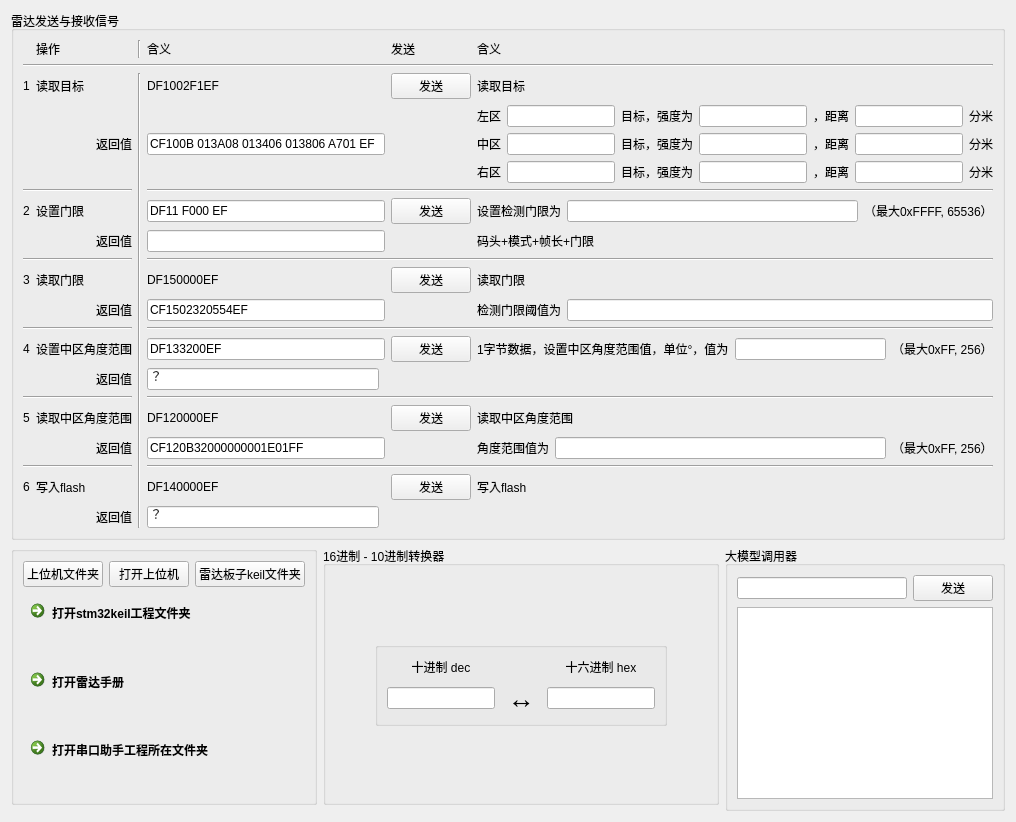
      <widget class="QWidget" name="tab_5">
       <attribute name="title">
        <string>针对雷达的扩展功能</string>
       </attribute>
       <layout class="QGridLayout" name="gridLayout_4">
        <item row="1" column="1">
         <widget class="QGroupBox" name="groupBox_6">
          <property name="title">
           <string>16进制 - 10进制转换器</string>
          </property>
          <layout class="QGridLayout" name="gridLayout_11">
           <item row="0" column="1">
            <spacer name="verticalSpacer_4">
             <property name="orientation">
              <enum>Qt::Vertical</enum>
             </property>
             <property name="sizeHint" stdset="0">
              <size>
               <width>20</width>
               <height>25</height>
              </size>
             </property>
            </spacer>
           </item>
           <item row="1" column="0">
            <spacer name="horizontalSpacer_4">
             <property name="orientation">
              <enum>Qt::Horizontal</enum>
             </property>
             <property name="sizeHint" stdset="0">
              <size>
               <width>40</width>
               <height>20</height>
              </size>
             </property>
            </spacer>
           </item>
           <item row="1" column="1">
            <widget class="QGroupBox" name="groupBox_4">
             <property name="title">
              <string/>
             </property>
             <layout class="QHBoxLayout" name="horizontalLayout_29">
              <item>
               <layout class="QGridLayout" name="gridLayout_9">
                <item row="0" column="0">
                 <widget class="QLabel" name="label_79">
                  <property name="font">
                   <font>
                    <pointsize>9</pointsize>
                   </font>
                  </property>
                  <property name="text">
                   <string>十进制 dec</string>
                  </property>
                  <property name="alignment">
                   <set>Qt::AlignCenter</set>
                  </property>
                 </widget>
                </item>
                <item row="0" column="1">
                 <spacer name="horizontalSpacer_3">
                  <property name="orientation">
                   <enum>Qt::Horizontal</enum>
                  </property>
                  <property name="sizeHint" stdset="0">
                   <size>
                    <width>40</width>
                    <height>20</height>
                   </size>
                  </property>
                 </spacer>
                </item>
                <item row="0" column="2">
                 <widget class="QLabel" name="label_80">
                  <property name="text">
                   <string>十六进制 hex</string>
                  </property>
                  <property name="alignment">
                   <set>Qt::AlignCenter</set>
                  </property>
                 </widget>
                </item>
                <item row="1" column="0">
                 <widget class="QLineEdit" name="lineEdit_6"/>
                </item>
                <item row="1" column="1">
                 <widget class="QLabel" name="label_81">
                  <property name="font">
                   <font>
                    <pointsize>20</pointsize>
                   </font>
                  </property>
                  <property name="text">
                   <string>↔</string>
                  </property>
                  <property name="alignment">
                   <set>Qt::AlignCenter</set>
                  </property>
                 </widget>
                </item>
                <item row="1" column="2">
                 <widget class="QLineEdit" name="lineEdit_7"/>
                </item>
               </layout>
              </item>
             </layout>
            </widget>
           </item>
           <item row="1" column="2">
            <spacer name="horizontalSpacer_5">
             <property name="orientation">
              <enum>Qt::Horizontal</enum>
             </property>
             <property name="sizeHint" stdset="0">
              <size>
               <width>40</width>
               <height>20</height>
              </size>
             </property>
            </spacer>
           </item>
           <item row="2" column="1">
            <spacer name="verticalSpacer_5">
             <property name="orientation">
              <enum>Qt::Vertical</enum>
             </property>
             <property name="sizeHint" stdset="0">
              <size>
               <width>20</width>
               <height>26</height>
              </size>
             </property>
            </spacer>
           </item>
          </layout>
         </widget>
        </item>
        <item row="0" column="0" colspan="3">
         <widget class="QGroupBox" name="groupBox">
          <property name="title">
           <string>雷达发送与接收信号</string>
          </property>
          <layout class="QHBoxLayout" name="horizontalLayout_54">
           <item>
            <layout class="QGridLayout" name="gridLayout">
             <item row="13" column="1">
              <widget class="QLabel" name="label_82">
               <property name="text">
                <string>返回值</string>
               </property>
               <property name="alignment">
                <set>Qt::AlignRight|Qt::AlignTrailing|Qt::AlignVCenter</set>
               </property>
              </widget>
             </item>
             <item row="18" column="6">
              <widget class="QLabel" name="label_78">
               <property name="text">
                <string>写入flash</string>
               </property>
              </widget>
             </item>
             <item row="16" column="1">
              <widget class="QLabel" name="label_38">
               <property name="text">
                <string>返回值</string>
               </property>
               <property name="alignment">
                <set>Qt::AlignRight|Qt::AlignTrailing|Qt::AlignVCenter</set>
               </property>
              </widget>
             </item>
             <item row="8" column="3" colspan="4">
              <widget class="Line" name="line_16">
               <property name="orientation">
                <enum>Qt::Horizontal</enum>
               </property>
              </widget>
             </item>
             <item row="1" column="0" colspan="7">
              <widget class="Line" name="line_6">
               <property name="orientation">
                <enum>Qt::Horizontal</enum>
               </property>
              </widget>
             </item>
             <item row="11" column="3" colspan="4">
              <widget class="Line" name="line_14">
               <property name="orientation">
                <enum>Qt::Horizontal</enum>
               </property>
              </widget>
             </item>
             <item row="7" column="3" colspan="2">
              <widget class="QLineEdit" name="lineEdit_20">
               <property name="text">
                <string/>
               </property>
              </widget>
             </item>
             <item row="0" column="3" colspan="2">
              <widget class="QLabel" name="label_46">
               <property name="text">
                <string>含义</string>
               </property>
              </widget>
             </item>
             <item row="12" column="0">
              <widget class="QLabel" name="label_18">
               <property name="text">
                <string>4</string>
               </property>
              </widget>
             </item>
             <item row="16" column="0">
              <widget class="QLabel" name="label_17">
               <property name="text">
                <string/>
               </property>
              </widget>
             </item>
             <item row="2" column="3" colspan="2">
              <widget class="QLabel" name="label_69">
               <property name="text">
                <string>DF1002F1EF</string>
               </property>
              </widget>
             </item>
             <item row="6" column="6">
              <layout class="QGridLayout" name="gridLayout_5">
               <item row="0" column="0">
                <widget class="QLabel" name="label_63">
                 <property name="text">
                  <string>设置检测门限为</string>
                 </property>
                </widget>
               </item>
               <item row="0" column="1">
                <widget class="QLineEdit" name="lineEdit_19"/>
               </item>
               <item row="0" column="2">
                <widget class="QLabel" name="label_64">
                 <property name="text">
                  <string>（最大0xFFFF, 65536）</string>
                 </property>
                </widget>
               </item>
              </layout>
             </item>
             <item row="17" column="3" colspan="4">
              <widget class="Line" name="line_9">
               <property name="orientation">
                <enum>Qt::Horizontal</enum>
               </property>
              </widget>
             </item>
             <item row="7" column="1">
              <widget class="QLabel" name="label_65">
               <property name="text">
                <string>返回值</string>
               </property>
               <property name="alignment">
                <set>Qt::AlignRight|Qt::AlignTrailing|Qt::AlignVCenter</set>
               </property>
              </widget>
             </item>
             <item row="12" column="6">
              <layout class="QGridLayout" name="gridLayout_7">
               <item row="0" column="0">
                <widget class="QLabel" name="label_72">
                 <property name="text">
                  <string>1字节数据，设置中区角度范围值，单位°，值为</string>
                 </property>
                </widget>
               </item>
               <item row="0" column="1">
                <widget class="QLineEdit" name="lineEdit_22"/>
               </item>
               <item row="0" column="2">
                <widget class="QLabel" name="label_73">
                 <property name="text">
                  <string>（最大0xFF, 256）</string>
                 </property>
                </widget>
               </item>
              </layout>
             </item>
             <item row="9" column="3" colspan="2">
              <widget class="QLabel" name="label_67">
               <property name="text">
                <string>DF150000EF</string>
               </property>
              </widget>
             </item>
             <item row="0" column="5">
              <widget class="QLabel" name="label_47">
               <property name="text">
                <string>发送</string>
               </property>
              </widget>
             </item>
             <item row="10" column="3" colspan="2">
              <widget class="QLineEdit" name="lineEdit_4">
               <property name="text">
                <string>CF1502320554EF</string>
               </property>
              </widget>
             </item>
             <item row="8" column="0" colspan="2">
              <widget class="Line" name="line_15">
               <property name="orientation">
                <enum>Qt::Horizontal</enum>
               </property>
              </widget>
             </item>
             <item row="16" column="6">
              <layout class="QGridLayout" name="gridLayout_8">
               <item row="0" column="0">
                <widget class="QLabel" name="label_75">
                 <property name="text">
                  <string>角度范围值为</string>
                 </property>
                </widget>
               </item>
               <item row="0" column="1">
                <widget class="QLineEdit" name="lineEdit_23"/>
               </item>
               <item row="0" column="2">
                <widget class="QLabel" name="label_76">
                 <property name="text">
                  <string>（最大0xFF, 256）</string>
                 </property>
                </widget>
               </item>
              </layout>
             </item>
             <item row="14" column="3" colspan="4">
              <widget class="Line" name="line_12">
               <property name="orientation">
                <enum>Qt::Horizontal</enum>
               </property>
              </widget>
             </item>
             <item row="2" column="6">
              <widget class="QLabel" name="label_50">
               <property name="text">
                <string>读取目标</string>
               </property>
              </widget>
             </item>
             <item row="15" column="3" colspan="2">
              <widget class="QLabel" name="label_71">
               <property name="text">
                <string>DF120000EF</string>
               </property>
              </widget>
             </item>
             <item row="0" column="1">
              <widget class="QLabel" name="label_45">
               <property name="text">
                <string>操作</string>
               </property>
              </widget>
             </item>
             <item row="10" column="6">
              <layout class="QGridLayout" name="gridLayout_6">
               <item row="0" column="1">
                <widget class="QLineEdit" name="lineEdit_21"/>
               </item>
               <item row="0" column="0">
                <widget class="QLabel" name="label_70">
                 <property name="text">
                  <string>检测门限阈值为</string>
                 </property>
                </widget>
               </item>
              </layout>
             </item>
             <item row="0" column="6">
              <widget class="QLabel" name="label_48">
               <property name="text">
                <string>含义</string>
               </property>
              </widget>
             </item>
             <item row="11" column="0" colspan="2">
              <widget class="Line" name="line_13">
               <property name="orientation">
                <enum>Qt::Horizontal</enum>
               </property>
              </widget>
             </item>
             <item row="16" column="3" colspan="2">
              <widget class="QLineEdit" name="lineEdit_8">
               <property name="text">
                <string>CF120B32000000001E01FF</string>
               </property>
              </widget>
             </item>
             <item row="0" column="2">
              <widget class="Line" name="line_8">
               <property name="orientation">
                <enum>Qt::Vertical</enum>
               </property>
              </widget>
             </item>
             <item row="9" column="0">
              <widget class="QLabel" name="label_13">
               <property name="text">
                <string>3</string>
               </property>
              </widget>
             </item>
             <item row="15" column="5">
              <widget class="QPushButton" name="pushButton_6">
               <property name="cursor">
                <cursorShape>PointingHandCursor</cursorShape>
               </property>
               <property name="text">
                <string>发送</string>
               </property>
              </widget>
             </item>
             <item row="12" column="1">
              <widget class="QLabel" name="label_43">
               <property name="text">
                <string>设置中区角度范围</string>
               </property>
              </widget>
             </item>
             <item row="9" column="1">
              <widget class="QLabel" name="label_41">
               <property name="text">
                <string>读取门限</string>
               </property>
              </widget>
             </item>
             <item row="15" column="6">
              <widget class="QLabel" name="label_74">
               <property name="text">
                <string>读取中区角度范围</string>
               </property>
              </widget>
             </item>
             <item row="12" column="5">
              <widget class="QPushButton" name="pushButton_5">
               <property name="cursor">
                <cursorShape>PointingHandCursor</cursorShape>
               </property>
               <property name="text">
                <string>发送</string>
               </property>
              </widget>
             </item>
             <item row="5" column="3" colspan="4">
              <widget class="Line" name="line_18">
               <property name="orientation">
                <enum>Qt::Horizontal</enum>
               </property>
              </widget>
             </item>
             <item row="14" column="0" colspan="2">
              <widget class="Line" name="line_11">
               <property name="orientation">
                <enum>Qt::Horizontal</enum>
               </property>
              </widget>
             </item>
             <item row="6" column="5">
              <widget class="QPushButton" name="pushButton_2">
               <property name="cursor">
                <cursorShape>PointingHandCursor</cursorShape>
               </property>
               <property name="text">
                <string>发送</string>
               </property>
              </widget>
             </item>
             <item row="17" column="0" colspan="2">
              <widget class="Line" name="line_10">
               <property name="orientation">
                <enum>Qt::Horizontal</enum>
               </property>
              </widget>
             </item>
             <item row="7" column="6">
              <widget class="QLabel" name="label_66">
               <property name="text">
                <string>码头+模式+帧长+门限</string>
               </property>
              </widget>
             </item>
             <item row="18" column="3" colspan="2">
              <widget class="QLabel" name="label_77">
               <property name="text">
                <string>DF140000EF</string>
               </property>
              </widget>
             </item>
             <item row="2" column="5">
              <widget class="QPushButton" name="pushButton">
               <property name="cursor">
                <cursorShape>PointingHandCursor</cursorShape>
               </property>
               <property name="text">
                <string>发送</string>
               </property>
              </widget>
             </item>
             <item row="18" column="0">
              <widget class="QLabel" name="label_15">
               <property name="text">
                <string>6</string>
               </property>
              </widget>
             </item>
             <item row="2" column="0">
              <widget class="QLabel" name="label_11">
               <property name="text">
                <string>1</string>
               </property>
              </widget>
             </item>
             <item row="15" column="1">
              <widget class="QLabel" name="label_42">
               <property name="text">
                <string>读取中区角度范围</string>
               </property>
              </widget>
             </item>
             <item row="15" column="0">
              <widget class="QLabel" name="label_16">
               <property name="text">
                <string>5</string>
               </property>
              </widget>
             </item>
             <item row="10" column="0">
              <widget class="QLabel" name="label_14">
               <property name="text">
                <string/>
               </property>
              </widget>
             </item>
             <item row="12" column="3" colspan="2">
              <widget class="QLineEdit" name="lineEdit_5">
               <property name="text">
                <string>DF133200EF</string>
               </property>
              </widget>
             </item>
             <item row="6" column="3" colspan="2">
              <widget class="QLineEdit" name="lineEdit_2">
               <property name="text">
                <string>DF11 F000 EF</string>
               </property>
              </widget>
             </item>
             <item row="9" column="6">
              <widget class="QLabel" name="label_68">
               <property name="text">
                <string>读取门限</string>
               </property>
              </widget>
             </item>
             <item row="9" column="5">
              <widget class="QPushButton" name="pushButton_3">
               <property name="cursor">
                <cursorShape>PointingHandCursor</cursorShape>
               </property>
               <property name="text">
                <string>发送</string>
               </property>
              </widget>
             </item>
             <item row="5" column="0" colspan="2">
              <widget class="Line" name="line_17">
               <property name="orientation">
                <enum>Qt::Horizontal</enum>
               </property>
              </widget>
             </item>
             <item row="10" column="1">
              <widget class="QLabel" name="label_40">
               <property name="text">
                <string>返回值</string>
               </property>
               <property name="alignment">
                <set>Qt::AlignRight|Qt::AlignTrailing|Qt::AlignVCenter</set>
               </property>
              </widget>
             </item>
             <item row="6" column="1">
              <widget class="QLabel" name="label_39">
               <property name="text">
                <string>设置门限</string>
               </property>
              </widget>
             </item>
             <item row="2" column="1">
              <widget class="QLabel" name="label_44">
               <property name="text">
                <string>读取目标</string>
               </property>
              </widget>
             </item>
             <item row="18" column="5">
              <widget class="QPushButton" name="pushButton_8">
               <property name="cursor">
                <cursorShape>PointingHandCursor</cursorShape>
               </property>
               <property name="text">
                <string>发送</string>
               </property>
              </widget>
             </item>
             <item row="18" column="1">
              <widget class="QLabel" name="label_37">
               <property name="text">
                <string>写入flash</string>
               </property>
              </widget>
             </item>
             <item row="6" column="0">
              <widget class="QLabel" name="label_12">
               <property name="text">
                <string>2</string>
               </property>
              </widget>
             </item>
             <item row="13" column="3">
              <widget class="QLineEdit" name="lineEdit_24">
               <property name="text">
                <string>？</string>
               </property>
              </widget>
             </item>
             <item row="19" column="3">
              <widget class="QLineEdit" name="lineEdit_25">
               <property name="text">
                <string>？</string>
               </property>
              </widget>
             </item>
             <item row="2" column="2" rowspan="18">
              <widget class="Line" name="line_7">
               <property name="orientation">
                <enum>Qt::Vertical</enum>
               </property>
              </widget>
             </item>
             <item row="19" column="1">
              <widget class="QLabel" name="label_83">
               <property name="text">
                <string>返回值</string>
               </property>
               <property name="alignment">
                <set>Qt::AlignRight|Qt::AlignTrailing|Qt::AlignVCenter</set>
               </property>
              </widget>
             </item>
             <item row="3" column="6" rowspan="2">
              <layout class="QGridLayout" name="gridLayout_3">
               <item row="0" column="4">
                <widget class="QLabel" name="label_53">
                 <property name="text">
                  <string>，距离</string>
                 </property>
                </widget>
               </item>
               <item row="2" column="5">
                <widget class="QLineEdit" name="lineEdit_18"/>
               </item>
               <item row="2" column="3">
                <widget class="QLineEdit" name="lineEdit_17"/>
               </item>
               <item row="0" column="3">
                <widget class="QLineEdit" name="lineEdit_11"/>
               </item>
               <item row="2" column="4">
                <widget class="QLabel" name="label_60">
                 <property name="text">
                  <string>，距离</string>
                 </property>
                </widget>
               </item>
               <item row="0" column="6">
                <widget class="QLabel" name="label_54">
                 <property name="text">
                  <string>分米</string>
                 </property>
                </widget>
               </item>
               <item row="2" column="2">
                <widget class="QLabel" name="label_62">
                 <property name="text">
                  <string>目标，强度为</string>
                 </property>
                </widget>
               </item>
               <item row="1" column="2">
                <widget class="QLabel" name="label_56">
                 <property name="text">
                  <string>目标，强度为</string>
                 </property>
                </widget>
               </item>
               <item row="1" column="0">
                <widget class="QLabel" name="label_57">
                 <property name="text">
                  <string>中区</string>
                 </property>
                </widget>
               </item>
               <item row="2" column="0">
                <widget class="QLabel" name="label_59">
                 <property name="text">
                  <string>右区</string>
                 </property>
                </widget>
               </item>
               <item row="0" column="0">
                <widget class="QLabel" name="label_51">
                 <property name="text">
                  <string>左区</string>
                 </property>
                </widget>
               </item>
               <item row="2" column="6">
                <widget class="QLabel" name="label_61">
                 <property name="text">
                  <string>分米</string>
                 </property>
                </widget>
               </item>
               <item row="1" column="6">
                <widget class="QLabel" name="label_55">
                 <property name="text">
                  <string>分米</string>
                 </property>
                </widget>
               </item>
               <item row="0" column="2">
                <widget class="QLabel" name="label_52">
                 <property name="text">
                  <string>目标，强度为</string>
                 </property>
                </widget>
               </item>
               <item row="1" column="4">
                <widget class="QLabel" name="label_58">
                 <property name="text">
                  <string>，距离</string>
                 </property>
                </widget>
               </item>
               <item row="0" column="5">
                <widget class="QLineEdit" name="lineEdit_12"/>
               </item>
               <item row="1" column="5">
                <widget class="QLineEdit" name="lineEdit_14"/>
               </item>
               <item row="1" column="3">
                <widget class="QLineEdit" name="lineEdit_13"/>
               </item>
               <item row="2" column="1">
                <widget class="QLineEdit" name="lineEdit_16"/>
               </item>
               <item row="1" column="1">
                <widget class="QLineEdit" name="lineEdit_15"/>
               </item>
               <item row="0" column="1">
                <widget class="QLineEdit" name="lineEdit_10"/>
               </item>
              </layout>
             </item>
             <item row="3" column="3" rowspan="2" colspan="2">
              <widget class="QLineEdit" name="lineEdit_9">
               <property name="text">
                <string>CF100B 013A08 013406 013806 A701 EF</string>
               </property>
              </widget>
             </item>
             <item row="3" column="1" rowspan="2">
              <widget class="QLabel" name="label_49">
               <property name="text">
                <string>返回值</string>
               </property>
               <property name="alignment">
                <set>Qt::AlignRight|Qt::AlignTrailing|Qt::AlignVCenter</set>
               </property>
              </widget>
             </item>
            </layout>
           </item>
          </layout>
         </widget>
        </item>
        <item row="1" column="2" rowspan="2">
         <widget class="QGroupBox" name="groupBox_3">
          <property name="title">
           <string>大模型调用器</string>
          </property>
          <layout class="QHBoxLayout" name="horizontalLayout_30">
           <item>
            <layout class="QGridLayout" name="gridLayout_10">
             <item row="0" column="0">
              <widget class="QLineEdit" name="lineEdit_LLM"/>
             </item>
             <item row="0" column="1">
              <widget class="QPushButton" name="pushButton_LLM">
               <property name="cursor">
                <cursorShape>PointingHandCursor</cursorShape>
               </property>
               <property name="text">
                <string>发送</string>
               </property>
              </widget>
             </item>
             <item row="1" column="0" colspan="2">
              <widget class="QTextBrowser" name="textBrowser_LLM"/>
             </item>
            </layout>
           </item>
          </layout>
         </widget>
        </item>
        <item row="1" column="0">
         <widget class="QGroupBox" name="groupBox_2">
          <property name="title">
           <string/>
          </property>
          <layout class="QVBoxLayout" name="verticalLayout_9">
           <item>
            <layout class="QHBoxLayout" name="horizontalLayout_28">
             <item>
              <widget class="QPushButton" name="pushButton_upper_computer">
               <property name="cursor">
                <cursorShape>PointingHandCursor</cursorShape>
               </property>
               <property name="text">
                <string>上位机文件夹</string>
               </property>
              </widget>
             </item>
             <item>
              <widget class="QPushButton" name="pushButton_open_upper_computer">
               <property name="cursor">
                <cursorShape>PointingHandCursor</cursorShape>
               </property>
               <property name="text">
                <string>打开上位机</string>
               </property>
              </widget>
             </item>
             <item>
              <widget class="QPushButton" name="pushButton_lower_computer">
               <property name="cursor">
                <cursorShape>PointingHandCursor</cursorShape>
               </property>
               <property name="text">
                <string>雷达板子keil文件夹</string>
               </property>
              </widget>
             </item>
            </layout>
           </item>
           <item>
            <widget class="QCommandLinkButton" name="commandLinkButton_open_keil_project">
             <property name="cursor">
              <cursorShape>PointingHandCursor</cursorShape>
             </property>
             <property name="text">
              <string>打开stm32keil工程文件夹</string>
             </property>
            </widget>
           </item>
           <item>
            <widget class="QCommandLinkButton" name="commandLinkButton_open_guide_pdf">
             <property name="cursor">
              <cursorShape>PointingHandCursor</cursorShape>
             </property>
             <property name="text">
              <string>打开雷达手册</string>
             </property>
            </widget>
           </item>
           <item>
            <widget class="QCommandLinkButton" name="commandLinkButton_open_folder">
             <property name="cursor">
              <cursorShape>PointingHandCursor</cursorShape>
             </property>
             <property name="text">
              <string>打开串口助手工程所在文件夹</string>
             </property>
            </widget>
           </item>
          </layout>
         </widget>
        </item>
       </layout>
      </widget>
